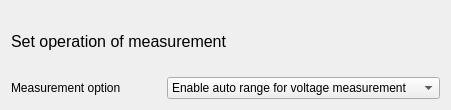
            <widget class="QWidget" name="tab_2450_set_measurement">
             <attribute name="title">
              <string>Set measurement</string>
             </attribute>
             <layout class="QFormLayout" name="formLayout_52">
              <item row="0" column="0" colspan="2">
               <widget class="QLabel" name="label_159">
                <property name="minimumSize">
                 <size>
                  <width>0</width>
                  <height>60</height>
                 </size>
                </property>
                <property name="font">
                 <font>
                  <family>Arial</family>
                  <pointsize>12</pointsize>
                  <weight>50</weight>
                  <italic>false</italic>
                  <bold>false</bold>
                 </font>
                </property>
                <property name="styleSheet">
                 <string notr="true">font: 12pt &quot;Arial&quot;;</string>
                </property>
                <property name="text">
                 <string>Set operation of measurement</string>
                </property>
               </widget>
              </item>
              <item row="1" column="0">
               <widget class="QLabel" name="label_167">
                <property name="minimumSize">
                 <size>
                  <width>150</width>
                  <height>0</height>
                 </size>
                </property>
                <property name="maximumSize">
                 <size>
                  <width>200</width>
                  <height>16777215</height>
                 </size>
                </property>
                <property name="text">
                 <string>Measurement option</string>
                </property>
               </widget>
              </item>
              <item row="1" column="1">
               <widget class="QComboBox" name="comboBox_2450_set_measurement_switch">
                <item>
                 <property name="text">
                  <string>Enable auto range for voltage measurement</string>
                 </property>
                </item>
                <item>
                 <property name="text">
                  <string>Disable auto range for voltage measurement </string>
                 </property>
                </item>
                <item>
                 <property name="text">
                  <string>Enable auto range for current measurement</string>
                 </property>
                </item>
                <item>
                 <property name="text">
                  <string>Disable auto range for current measurement</string>
                 </property>
                </item>
               </widget>
              </item>
             </layout>
            </widget>
